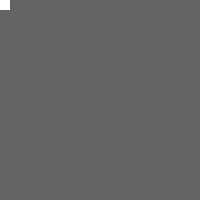
Frame 1 (no input)
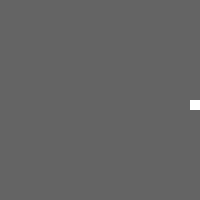
Frame 60 (the mouse pressed at the canvas centre just before this capture)
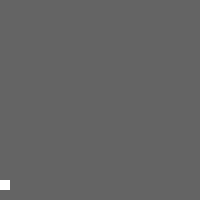
Frame 120 (the mouse held since frame 60 and released just before this capture)

The Processing sketch that drew these frames (run headless with seeded random() and noise(); from frame 60 on, the mouse is pressed at the canvas centre):

// Processing sketch: example05_08_edges_travelling_square_sketch
// ── example05_08_edges_travelling_square_sketch.pde
int x = 0; // x location of square
int y = 0; // y location of square

int speed = 5; // speed of square

// A variable to keep track ot the square's "state".
// Depending on the value of its state, 
// it will either move right, down, letf, or up
int state = 0;

void setup() {
  size(200,200);
}
void draw() {
  background(100);
  // Display the square
  noStroke();
  fill(255);
  rect(x, y,10,10);

  // If hte state is 0, move to the right
  if(state == 0) {
    x = x + speed;
    // If, while the state is `0`, it reaches the right side of the window,
    // change the state to 1. The same logic repeated for other states.
    if (x > width - 10) {
      x = width - 10;
      state = 1;
    }
  } else if (state == 1) {
    y = y + speed;
    if (y > height - 10) {
      y = height - 10;
      state = 2;
    }
  } else if (state == 2) {
    x = x - speed;
    if (x < 0) {
      x = 0;
      state = 3;
    }
  } else if (state == 3) {
    y = y - speed;
    if (y < 0) {
      y = 0;
      state = 0;
    }
  }
}
